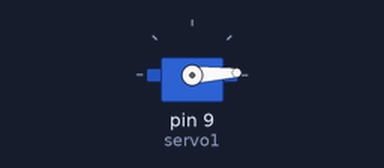
Bench run of a sketch on a simulated Arduino Uno, built with avr-gcc and run on an emulated ATmega328P. Shown: servo.

Above: at 0.05 s.
At 0.9 s:
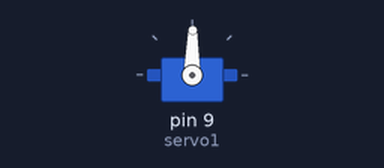
At 1.75 s:
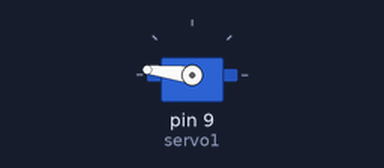
At 3.45 s:
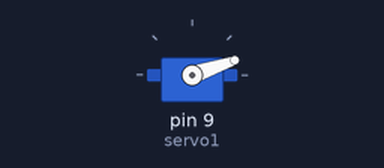
Timing chart, 0 to 8.3 s (numbered marks = the images above):
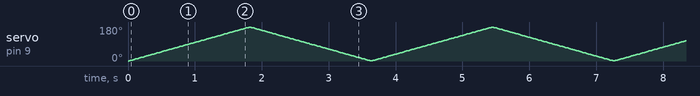

The sketch:

servo.ino
```cpp
#include <Servo.h>
Servo servo1;
int pos=0;
void setup() {
  Serial.begin(9600);
  servo1.attach(9);

}

void loop() {

  for(pos=0 ; pos<180 ; pos++)
  {
    servo1.write(pos);
    delay(10);
  }
  for(pos=180 ; pos>=1 ; pos--)
  {
    servo1.write(pos);
    delay(10);
  }
}
```
